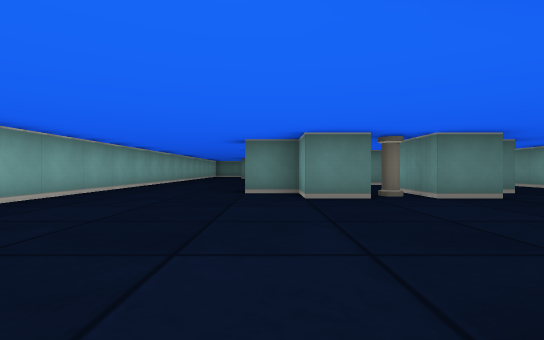
view 1 (above)

17 first-person views from a walk through a cub3D ray-caster map. The camera is about half as high as the walls, looks level and sees 85° across. The floor is counted in squares. Each view is taken from the middle of a square. On the plan, view 1 faces up. The plan holds only what a view shows up to about 9 squares ahead; the rest is blank.

view 2
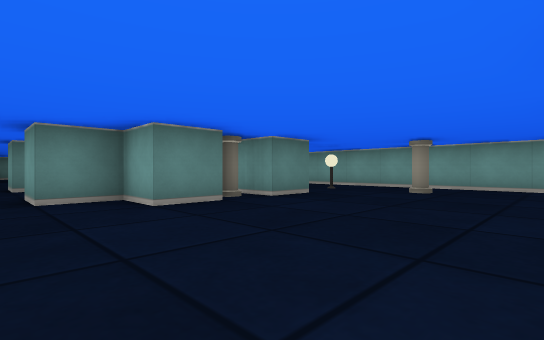

view 3
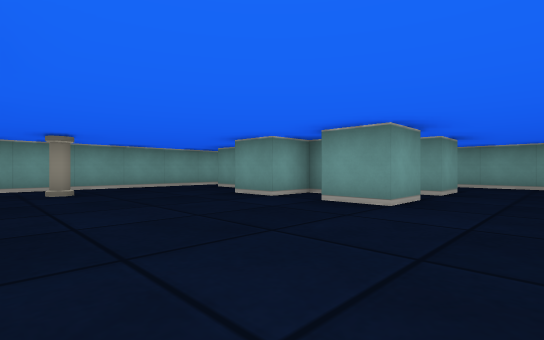

view 4
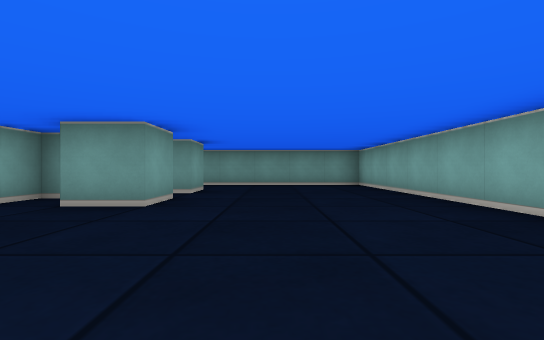

view 5
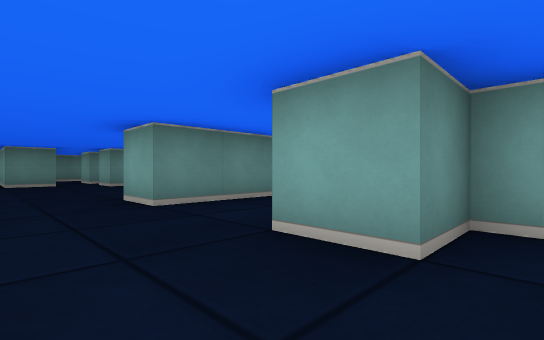

view 6
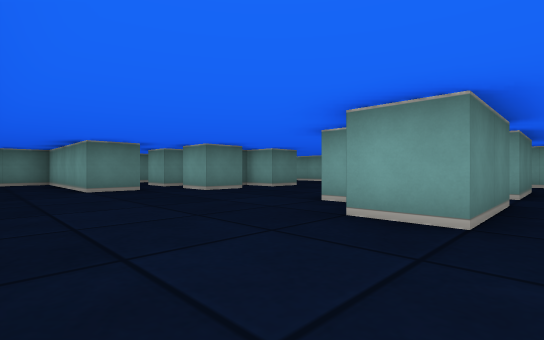

view 7
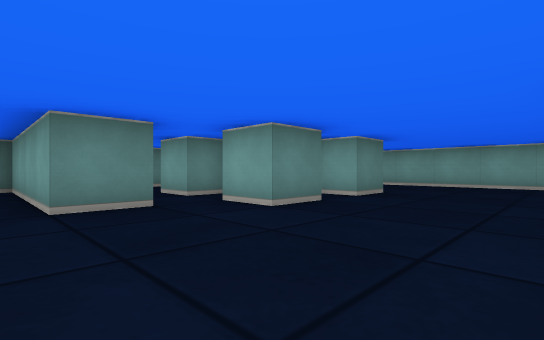

view 8
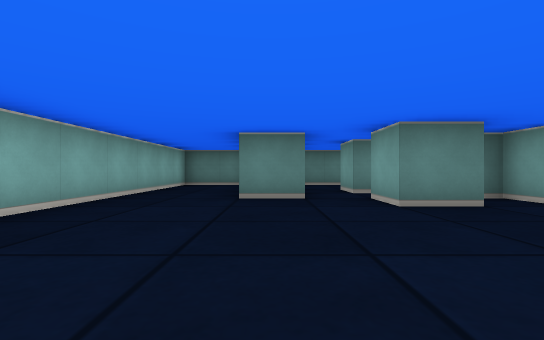

view 9
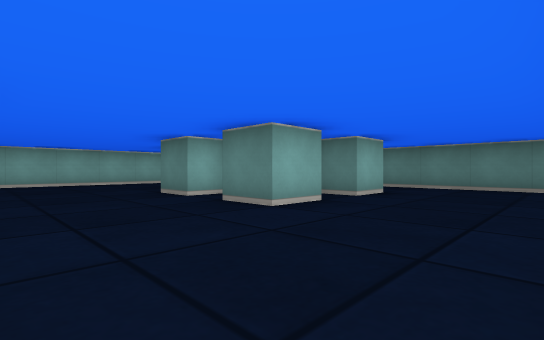

view 10
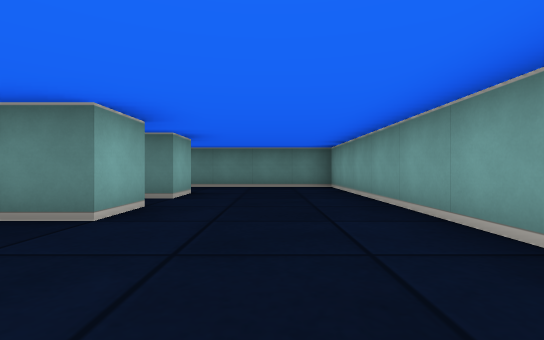

view 11
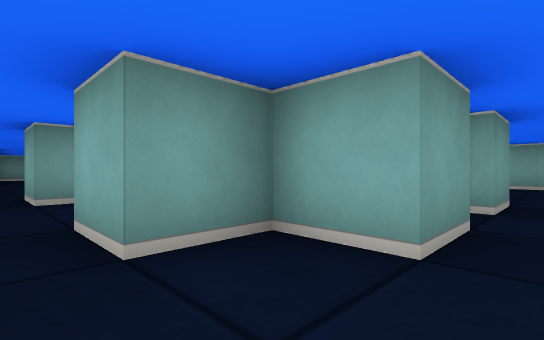

view 12
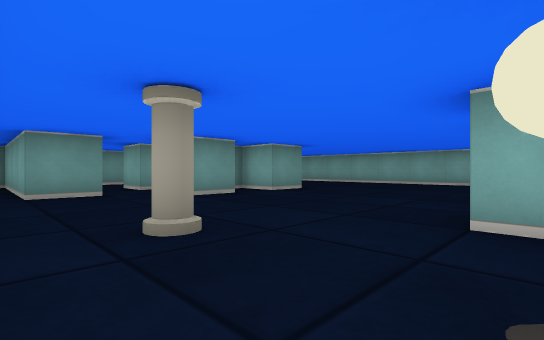

view 13
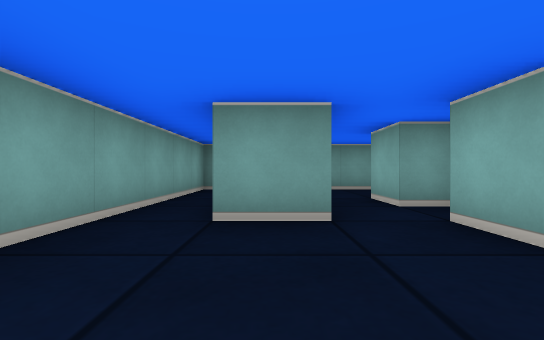

view 14
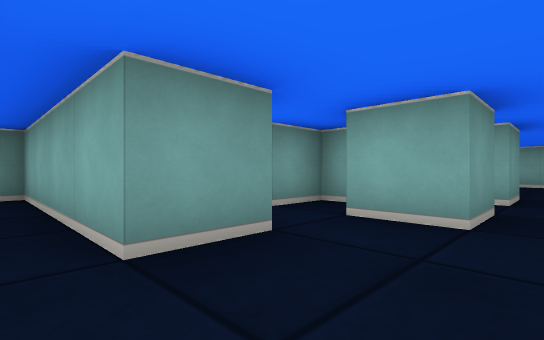

view 15
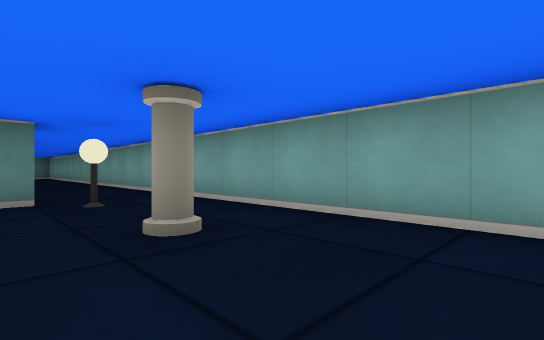

view 16
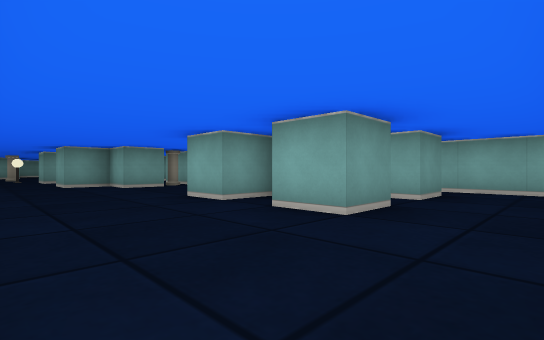

view 17
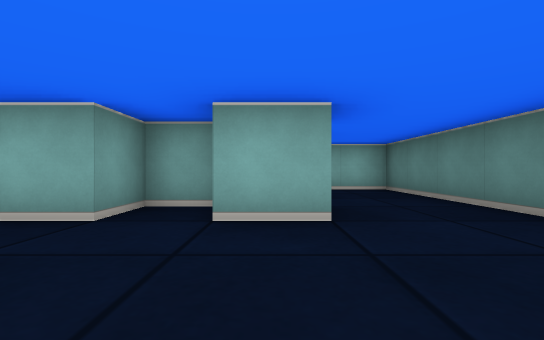

### Floor plan
Key: @ floor where view 1 was taken; # wall or solid block; . floor; P pillar; L lamp.
Columns run from 4 left of view 1 to 7 right of it. Each row starts with its distance up from view 1.
 19 ############
 18 #..#.......#
 17 #..#.......#
 16 #..#.###...#
 15 #..#..##...#
 14 #....###...#
 13 #..........#
 12 #..........#
 11 #..........#
 10 #....#P#...#
  9 #...##.##..#
  8 #..........#
  7 #..........#
  6 #...##.###.#
  5 #....#P#.L.#
  4 #..........#
  3 #........P.#
  2 #..........#
  1 #..........#
  0 #...@###...#
 -1 #.....##.#.#
 -2 #....###.#.#
 -3 #..... ..#.#
 -4 #..... ..#.#
 -5 ############

Positions as (right, up) in squares from view 1, and headings:
1: (0, 0), facing up
2: (-1, 1), facing up-right
3: (-1, 4), facing down-right
4: (-1, 4), facing down
5: (-2, 5), facing up-right
6: (-3, 8), facing up-right
7: (-2, 11), facing up-right
8: (-1, 10), facing up
9: (6, 11), facing up-left
10: (5, 11), facing up
11: (5, 11), facing down-left
12: (6, 5), facing down-left
13: (5, 2), facing down
14: (6, 1), facing down-left
15: (4, 1), facing up-right
16: (6, 18), facing down-left
17: (6, 16), facing left
